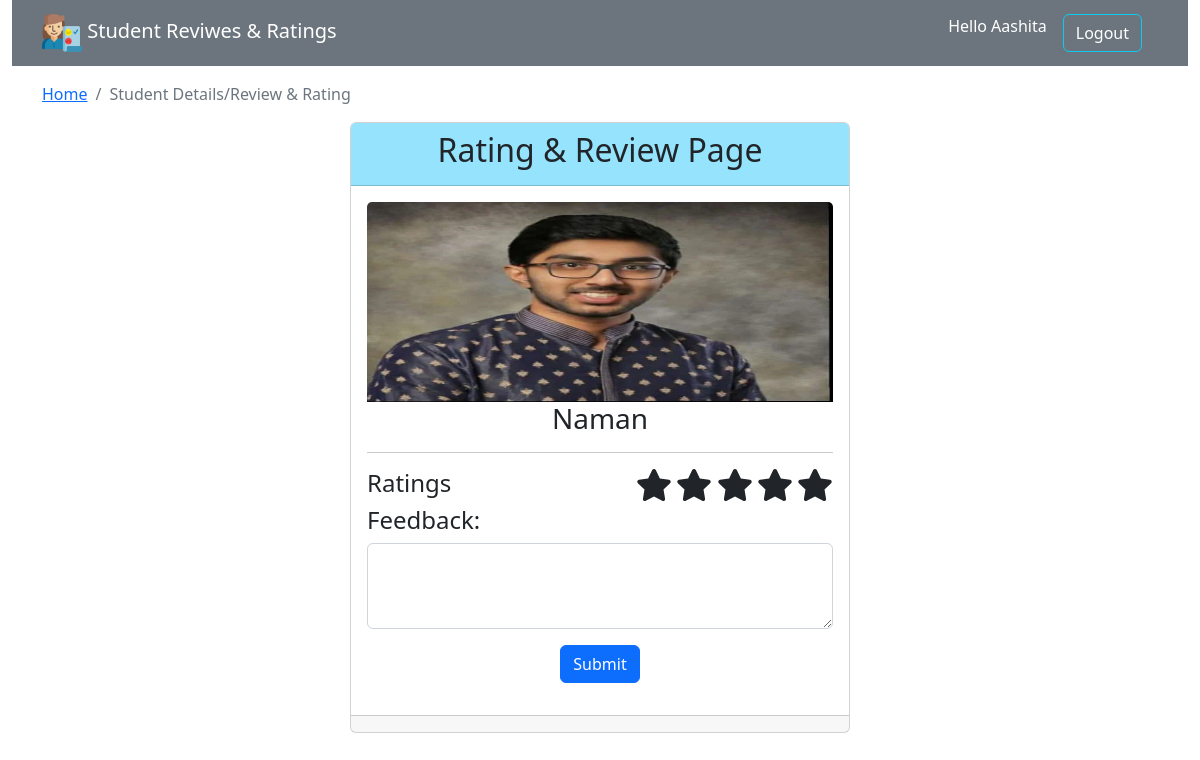
Page /review.php?stu_rev_id=5 (signed in) on the committed database.
### tables this page shows
CREATE TABLE `student_details` (
  `stu_id` int(11) NOT NULL,
  `stu_name` varchar(200) NOT NULL,
  `stu_img` varchar(100) NOT NULL,
  `stu_age` varchar(200) NOT NULL,
  `stu_edu` varchar(100) NOT NULL
);

### review.php (the view, shortened to what this page needs)
<!DOCTYPE html>
<html lang="en">
<head>
</head>
<body>
    <?php
        include 'header.php' ;
        if(isset($_SESSION['user_name'])){
    ?>
    <?php
        require 'connection.php';
        if(isset($_GET['stu_rev_id'])){
            $student_id = $_GET['stu_rev_id'];
            $sql = "SELECT * FROM student_details WHERE stu_id = $student_id";
            $row = $conn->query($sql);
    ?>
        <nav aria-label="breadcrumb">
            <div class="container my-3">
                <ol class="breadcrumb">
                    <li class="breadcrumb-item"><a href="index.php">Home</a></li>
                    <li class="breadcrumb-item active" aria-current="page">Student Details/Review & Rating</li>
                  </ol>
            </div>
        </nav>
    <div class="container-fluid">
        <center>
            <div class="card m-3" style="width: 500px;">
                <div class="card-header" style="background: rgb(149, 227, 252);">
                    <h2 class="text-center">Rating & Review Page</h2>
                </div>
                <div class="card-body">
                    <?php while($data = mysqli_fetch_assoc($row)){ ?>
                    <img src="./Images/<?php echo $data['stu_img'] ?>" class="card-img-top" alt="..." width="40" height="200"><br>
                    <h3 class="card-title" ><?php echo $data['stu_name'] ?></h3>
                    <hr>
                    <?php }  } ?>
                    <div class="d-flex justify-content-between">
                        <h4 class="card-title text-start">Ratings</h4>
                        <span>
                            <i class="fas fa-star star-light submit_star fa-2x" id="submit_star_1" data-rating = "1"></i>
                            <i class="fas fa-star star-light submit_star fa-2x" id="submit_star_2" data-rating = "2"></i>
                            <i class="fas fa-star star-light submit_star fa-2x" id="submit_star_3" data-rating = "3"></i>
                            <i class="fas fa-star star-light submit_star fa-2x" id="submit_star_4" data-rating = "4"></i>
                            <i class="fas fa-star star-light submit_star fa-2x" id="submit_star_5" data-rating = "5"></i>
                        </span>
                    </div>
                    <div class="reviews">
                        <form action="reviewcode.php" method="post" class="g-3 needs-validation" novalidate>
                            <h4 class="card-title text-start">Feedback:</h4>
                            <textarea name="user_review" class="form-control" id="user_review" cols="60" rows="3" required></textarea>
                            <button class="btn btn-primary my-3" type="submit" id="save_review">
                                Submit
                            </button>
                        </form>
                    </div>
                </div>
                <div class="card-footer">
                </div>
            </div>
        </center>
    </div>
</body>
</html>
<?php
 } ?>

### rows in the picture
student_details: stu_img (picture), stu_name "Naman"

### other values in the picture
$_SESSION['user_name'] "Aashita"
